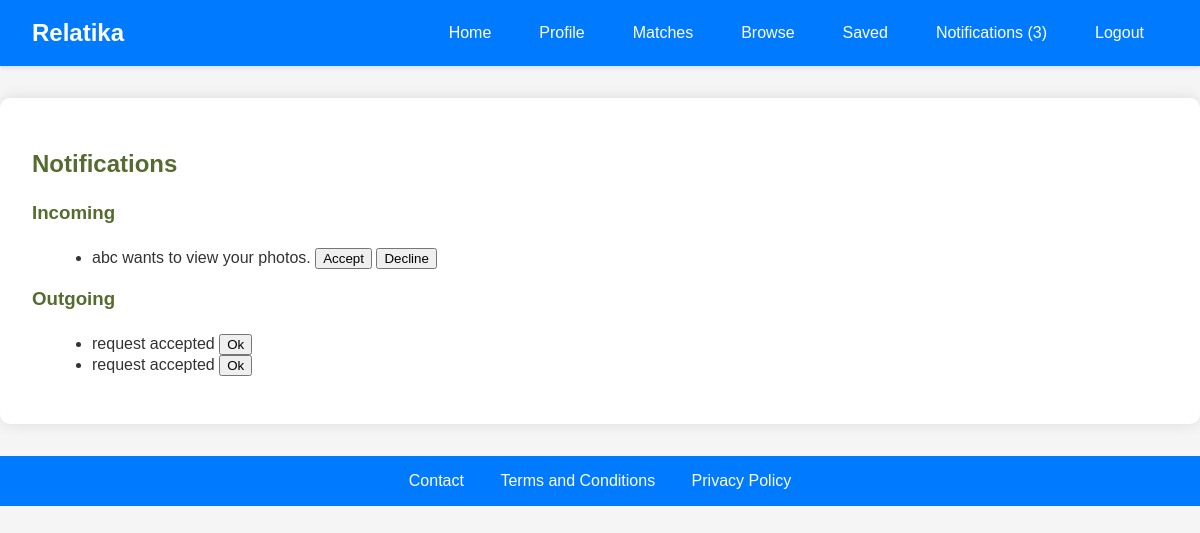
The app's page /notifications (signed in), older data.
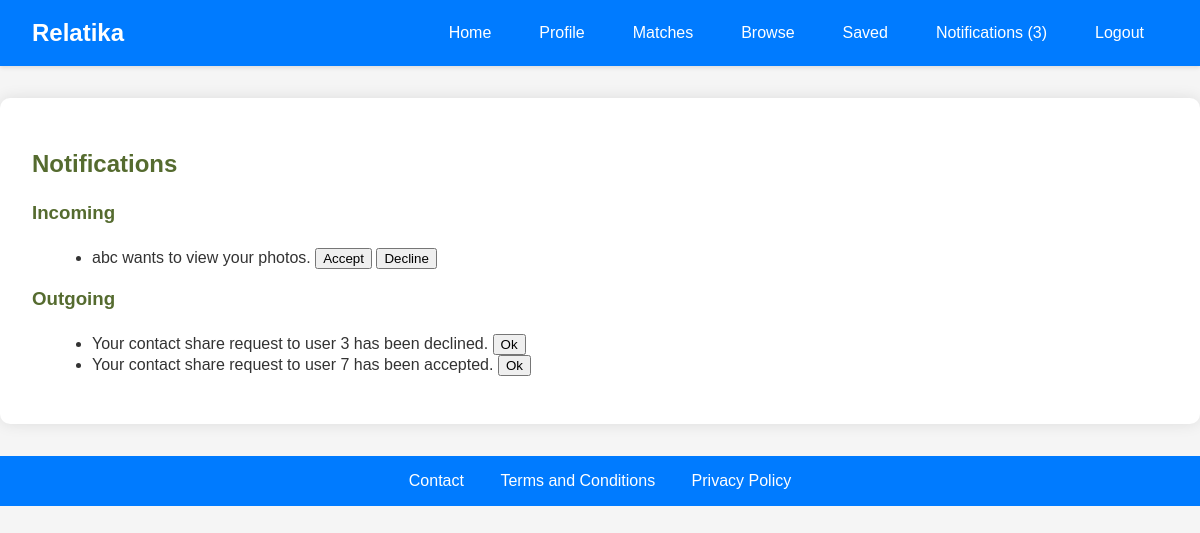
The same page, newer data.
### tables this page shows
CREATE TABLE "photo_reveals" (
	"id"	INTEGER,
	"requester_id"	INTEGER,
	"requestee_id"	INTEGER,
	"status"	TEXT DEFAULT 'pending',
	"message"	TEXT,
	FOREIGN KEY("requestee_id") REFERENCES "users"("id"),
	FOREIGN KEY("requester_id") REFERENCES "users"("id"),
	PRIMARY KEY("id" AUTOINCREMENT)
);

CREATE TABLE "users" (
	"id"	INTEGER,
	"username"	TEXT NOT NULL UNIQUE,
	"password"	TEXT NOT NULL,
	"about"	TEXT,
	"name"	TEXT,
	"age"	INTEGER,
	"gender"	TEXT,
	"looking_for"	TEXT,
	"location"	TEXT,
	"latitude"	REAL,
	"longitude"	REAL,
	"email"	TEXT,
	"tel"	TEXT,
	"instagram"	TEXT,
	"telegram"	TEXT,
	PRIMARY KEY("id" AUTOINCREMENT)
);

CREATE TABLE "contact_shares" (
	"id"	INTEGER,
	"requester_id"	INTEGER,
	"requestee_id"	INTEGER,
	"status"	TEXT DEFAULT 'pending',
	"message"	TEXT,
	FOREIGN KEY("requestee_id") REFERENCES "users"("id"),
	FOREIGN KEY("requester_id") REFERENCES "users"("id"),
	PRIMARY KEY("id" AUTOINCREMENT)
);

### app.py (the view)
@app.route('/notifications')
def notifications():
    if 'user_id' not in session:
        return redirect(url_for('login'))
    user_id = session['user_id']
    conn = get_db_connection()
    photo_reveals = conn.execute('''
        SELECT photo_reveals.id as request_id, users.username, photo_reveals.status
        FROM photo_reveals
        JOIN users ON photo_reveals.requester_id = users.id
        WHERE photo_reveals.requestee_id = ? AND photo_reveals.status = 'pending'
    ''', (user_id,)).fetchall()
    contact_shares = conn.execute('''
        SELECT contact_shares.id as request_id, users.username, contact_shares.status
        FROM contact_shares
        JOIN users ON contact_shares.requester_id = users.id
        WHERE contact_shares.requestee_id = ? AND contact_shares.status = 'pending'
    ''', (user_id,)).fetchall()
    photo_reveal_notifications = conn.execute('SELECT message, id, "photo" as type FROM photo_reveals WHERE requester_id = ? AND message IS NOT NULL AND message != "Acknowledged" ORDER BY id DESC', (user_id,)).fetchall()
    contact_share_notifications = conn.execute('SELECT message, id, "contact" as type FROM contact_shares WHERE requester_id = ? AND message IS NOT NULL AND message != "Acknowledged" ORDER BY id DESC', (user_id,)).fetchall()
    notifications = photo_reveal_notifications + contact_share_notifications
    notifications.sort(key=lambda x: x['id'], reverse=True)
    conn.close()
    return render_template('notifications.html', notifications=notifications, photo_reveals=photo_reveals, contact_shares=contact_shares)

### app.py (called while the page is built)
def get_db_connection():
    retries = 5
    while retries > 0:
        try:
            conn = sqlite3.connect(users_table, check_same_thread=False)
            conn.row_factory = sqlite3.Row
            return conn
        except sqlite3.OperationalError as e:
            if 'database is locked' in str(e):
                time.sleep(1)
                retries -= 1
            else:
                raise e
    raise Exception("Database is locked for too long, giving up.")

### templates/notifications.html (shortened to what this page needs)
{% extends "base.html" %}
{% block content %}
<h2>Notifications</h2>
<h3>Incoming</h3>
<ul>
    {% for request in photo_reveals %}
        <li>
            {{ request.username }} wants to view your photos.
            <button class="accept-request" data-request-id="{{ request.request_id }}" data-request-type="photo">Accept</button>
            <button class="decline-request" data-request-id="{{ request.request_id }}" data-request-type="photo">Decline</button>
        </li>
    {% endfor %}
</ul>
<h3>Outgoing</h3>
<ul>
    {% for notification in notifications %}
        <li>
            {{ notification['message'] }}
            {% if 'Acknowledged' not in notification['message'] %}
            <button class="acknowledge-notification" data-notification-id="{{ notification['id'] }}" data-notification-type="{{ notification['type'] }}">Ok</button>
            {% endif %}
        </li>
    {% endfor %}
</ul>
{% endblock %}

Row changes from the older to the newer data that the page shows:
no longer on this page (row edited): photo_reveals: message "request accepted", shown under "Outgoing"
no longer on this page (row edited): photo_reveals: message "request accepted", shown under "Outgoing"
added contact_shares: message "Your contact share request to user 3 has been declined."
added contact_shares: message "Your contact share request to user 7 has been accepted."
